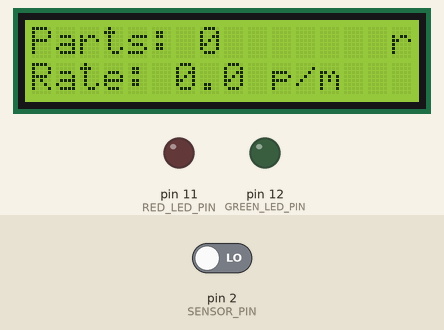
Simulated run of this sketch. Board: Arduino Uno, built with avr-gcc and run on an emulated ATmega328P. Shown: 16×2 character LCD, output pins drawn as LEDs (lit = HIGH). Dashed ring = blinking. Inputs (shaded band) come from the test bench; at power-on: pin 2 (SENSOR_PIN) LOW. What the sketch prints to the serial monitor is not drawn.

Above: at 1.3 s.
1.4 s: pin 2 (SENSOR_PIN) driven HIGH
At 3.7 s:
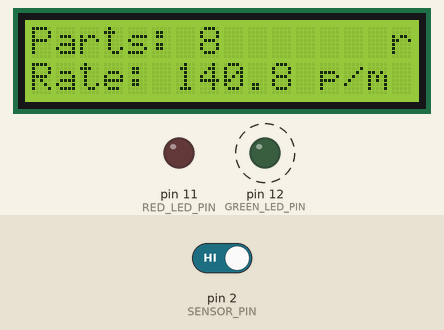
3.8 s: pin 2 (SENSOR_PIN) driven LOW
At 4.5 s:
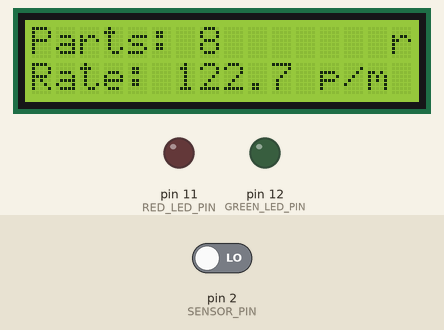
6.1 s: pin 2 (SENSOR_PIN) driven HIGH
At 6.91 s:
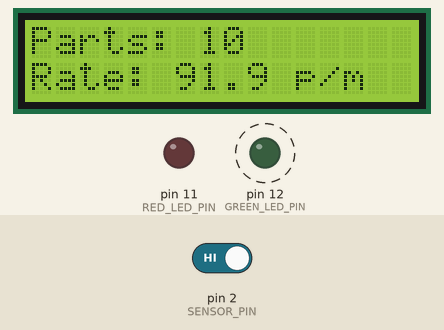
Timing chart, 0 to 17.5 s (numbered marks = the images above; inputs shaded):
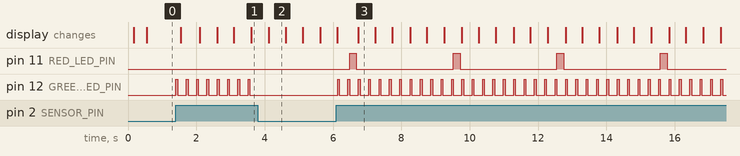

Measured:
- after the input at 1.4 s, pin 12 (GREEN_LED_PIN): alternates HIGH for 0.05 s and LOW for 0.25 s, starting at once; the display: first changes after 0.14 s (image 1 shows a later state)
- after the input at 3.8 s, pin 11 (RED_LED_PIN): stays LOW (without the input it goes to HIGH after 0.38 s); pin 12 (GREEN_LED_PIN): stops changing and stays LOW
- after the input at 6.1 s, pin 11 (RED_LED_PIN): alternates HIGH for 0.20 s and LOW for 2.8 s, starting after 0.39 s; pin 12 (GREEN_LED_PIN): alternates HIGH for 0.05 s and LOW for 0.25 s, starting at once
- what the display in image 2 shows lasts 0.5 s, from 4.1 s to 4.6 s

The sketch:

assembly_counter.ino
```cpp
/*
 * Week 14: Assembly Line Object Counter
 *
 * Inductive proximity sensor detects metal parts on a conveyor belt,
 * increments a counter, and sends data to LCD + Serial.
 *
 * Components:
 *   - Inductive Proximity Sensor NPN (pin 2)
 *   - 16x2 LCD (I2C address 0x27)
 *   - Green LED — part detected flash (pin 12)
 *   - Red LED — count milestone indicator (pin 11)
 *
 * Wiring:
 *   Inductive Sensor → Pin 2 (with 10kΩ pull-up to 5V)
 *   LCD SDA          → A4
 *   LCD SCL          → A5
 *   Green LED        → Pin 12 (via 220Ω)
 *   Red LED          → Pin 11 (via 220Ω)
 */

#include <Wire.h>
#include <LiquidCrystal_I2C.h>

// ── Pin Definitions ──────────────────────────────────────────
#define SENSOR_PIN     2
#define GREEN_LED_PIN  12
#define RED_LED_PIN    11

// ── Configuration ────────────────────────────────────────────
#define DEBOUNCE_MS    300   // Debounce delay between counts
#define MILESTONE      10    // Flash red LED every N parts
#define BATCH_SIZE     50    // Log batch completion

LiquidCrystal_I2C lcd(0x27, 16, 2);

volatile unsigned long partCount = 0;
unsigned long lastDetection = 0;
unsigned long lastDisplayUpdate = 0;
unsigned long startTime = 0;

void setup() {
    Serial.begin(9600);
    Serial.println("=== Assembly Line Object Counter ===");
    Serial.println("Counting metal parts on conveyor...");
    Serial.println("Time(s) | Count | Rate(parts/min)");
    Serial.println("--------|-------|----------------");

    pinMode(SENSOR_PIN, INPUT);
    pinMode(GREEN_LED_PIN, OUTPUT);
    pinMode(RED_LED_PIN, OUTPUT);

    lcd.init();
    lcd.backlight();
    lcd.setCursor(0, 0);
    lcd.print("Assembly Counter");
    lcd.setCursor(0, 1);
    lcd.print("Parts: 0");

    startTime = millis();
}

void loop() {
    unsigned long now = millis();

    // Read inductive sensor (HIGH when metal detected for NPN type)
    if (digitalRead(SENSOR_PIN) == HIGH && (now - lastDetection > DEBOUNCE_MS)) {
        lastDetection = now;
        partCount++;

        // Flash green LED
        digitalWrite(GREEN_LED_PIN, HIGH);
        delay(50);
        digitalWrite(GREEN_LED_PIN, LOW);

        // Milestone indicator
        if (partCount % MILESTONE == 0) {
            digitalWrite(RED_LED_PIN, HIGH);
            delay(200);
            digitalWrite(RED_LED_PIN, LOW);
        }

        // Serial logging
        float elapsedMin = (now - startTime) / 60000.0;
        float rate = (elapsedMin > 0) ? partCount / elapsedMin : 0;

        Serial.print((now - startTime) / 1000);
        Serial.print("s\t| ");
        Serial.print(partCount);
        Serial.print("\t| ");
        Serial.print(rate, 1);
        Serial.println(" parts/min");

        // Batch completion
        if (partCount % BATCH_SIZE == 0) {
            Serial.println(">>> BATCH COMPLETE <<<");
            Serial.print("Total: ");
            Serial.print(partCount);
            Serial.println(" parts");
        }
    }

    // Update LCD every 500ms
    if (now - lastDisplayUpdate > 500) {
        lastDisplayUpdate = now;
        updateLCD(now);
    }

    delay(10);
}

void updateLCD(unsigned long now) {
    float elapsedMin = (now - startTime) / 60000.0;
    float rate = (elapsedMin > 0.01) ? partCount / elapsedMin : 0;

    lcd.setCursor(0, 0);
    lcd.print("Parts: ");
    lcd.print(partCount);
    lcd.print("       ");  // Clear trailing chars

    lcd.setCursor(0, 1);
    lcd.print("Rate: ");
    lcd.print(rate, 1);
    lcd.print(" p/m   ");
}
```
